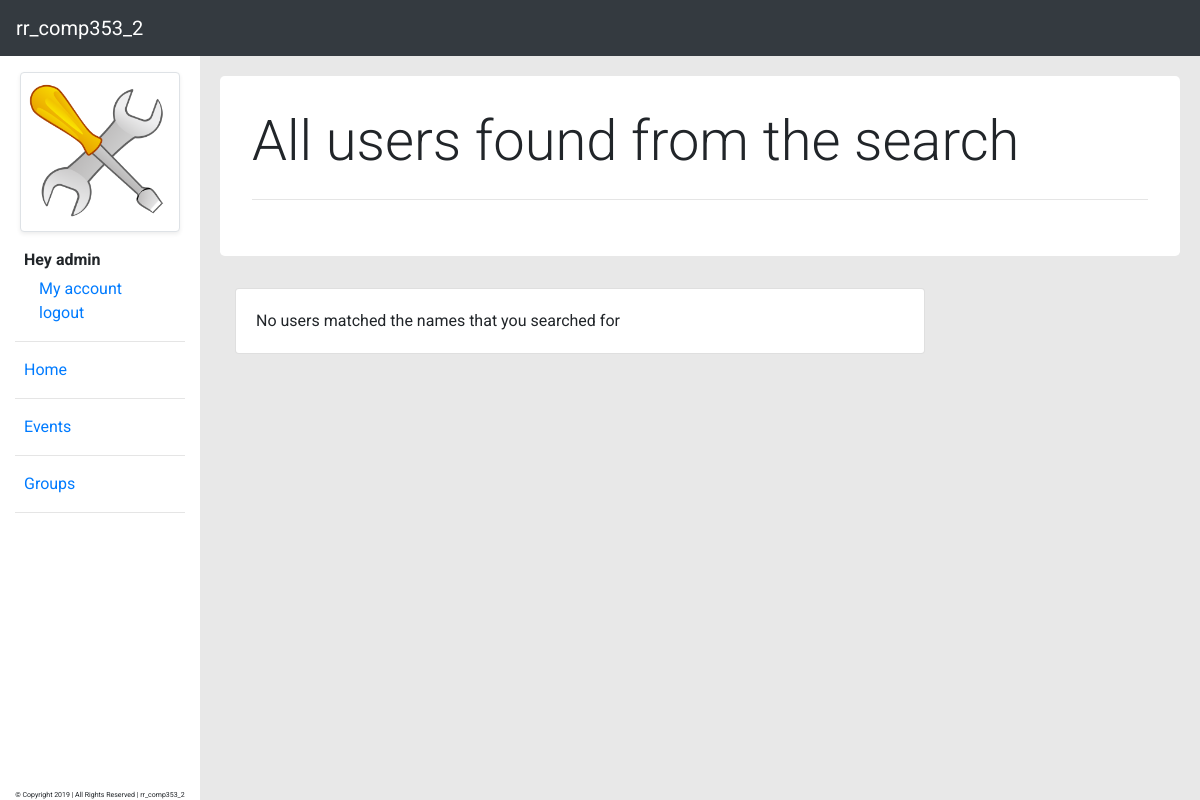
/src/pages/listOfUser-page.php (signed in), run on an earlier commit of the app's database.
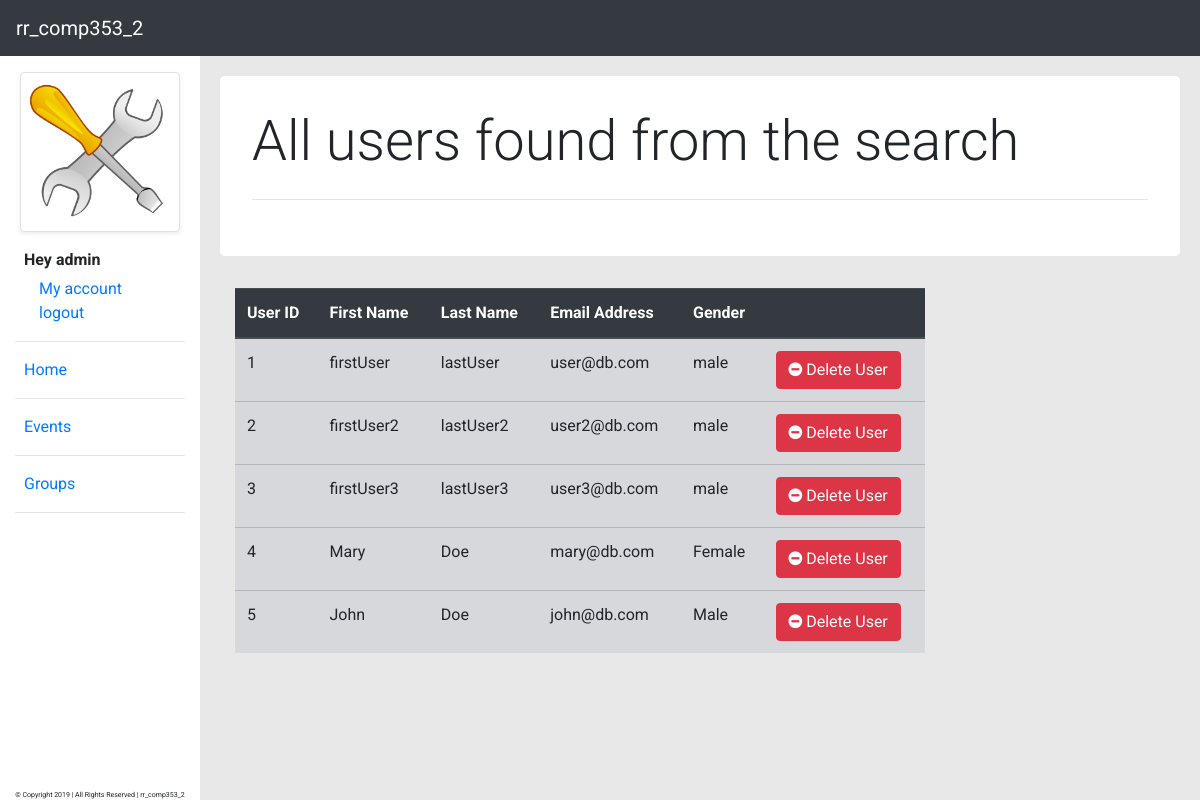
And on a later commit of the database.
### tables this page shows
CREATE TABLE user (
    userID int(11) NOT NULL AUTO_INCREMENT,
    emailAddress varchar(255) NOT NULL,
    username varchar(50) NOT NULL,
    firstName varchar(50) NOT NULL,
    lastName varchar(50) NOT NULL,
    gender varchar(15) NOT NULL,
    dob DATE NOT NULL,
    profilePicture varchar(255) NOT NULL,
    password varchar(255) NOT NULL,
    CONSTRAINT PK_User PRIMARY KEY (userID)
);

### src/libs/user.php (called while the page is built, shortened)
<?php
    class User {
        private $db_connection = null;
        function __construct($dbCon, $user_email) {
            $this->db_connection = $dbCon;
            $query = mysqli_query($this->db_connection, "SELECT * FROM user where emailAddress='$user_email'");
        }
        function getAllCorrespondingUsers($keywords) {
            if(sizeof($keywords) == 1) {
                $words = $keywords[0];
                if(strlen($words) == 0) {
                    $query = mysqli_query($this->db_connection, "SELECT *
                                                                 FROM user");
                } else {
                    $query = mysqli_query($this->db_connection, "SELECT *
                                                                 FROM user
                                                                 WHERE firstName like '%$words%' OR lastName like '%$words%'");
                }
            }
            $users_num_rows = mysqli_num_rows($query);
            if($users_num_rows) {
                return mysqli_fetch_all($query, MYSQLI_ASSOC);
            }
            else {
                return [];
            }
        }
    }
?>

### src/pages/listOfUser-page.php (the view, shortened to what this page needs)
<?php
    require $_SERVER['DOCUMENT_ROOT'] . '/comp353/src/shared/navbar.php';
    include $_SERVER['DOCUMENT_ROOT'] . '/comp353/src/libs/user.php';
    $user = new User($databaseConnection, $user_email);
    $words = "";
    $keywords = explode(" ", $words);
    $allCorrespondingUsers = $user->getAllCorrespondingUsers($keywords);
    $count_all_corresponding_users = count($allCorrespondingUsers);
  ?>
<div class="main-body">
  <?php
    $placeholderTitle = "All users found from the search";
    include $_SERVER['DOCUMENT_ROOT'] . '/comp353/src/components/banner-component.php';
  ?>
  <div class="row-nomargin">
    <div class="col-lg-9">
        <?php if($count_all_corresponding_users == 0): ?>
        <div class="card">
            <div class="card-body">
                No users matched the names that you searched for
            </div>
        </div>
        <?php else : ?>
        <div class="table-responsive pendingTable">
            <table class="table">
                <thead class="thead-dark">
                    <tr>
                        <th scope="col">User ID</th>
                        <th scope="col">First Name</th>
                        <th scope="col">Last Name</th>
                        <th scope="col">Email Address</th>
                        <th scope="col">Gender</th>
                        <th scope="col"></th>
                    </tr>
                </thead>
                <tbody>
                    <form action="listOfUser-page.php" method="post">
                        <?php
                            foreach($allCorrespondingUsers as $row):
                        ?>
                        <tr class="table-secondary">
                            <td><?php echo $row['userID']; ?></td>
                            <td><?php echo $row['firstName']; ?></td>
                            <td><?php echo $row['lastName']; ?></td>
                            <td><?php echo $row['emailAddress']; ?></td>
                            <td><?php echo $row['gender']; ?></td>
                            <td>
                                <button type="submit" name="deleteUser" class="btn btn-danger"
                                    value="<?php echo $row['userID']; ?>">
                                    <i class="fa fa-minus-circle"></i> Delete User
                                </button>
                            </td>
                        </tr>
                        <?php endforeach; ?>
                    </form>
                </tbody>
            </table>
        </div>
        <?php endif; ?>
    </div>
    <div class="col-lg-3">
    </div>
  </div>
</div>
<?php
    require $_SERVER['DOCUMENT_ROOT'] . '/comp353/src/shared/jsScript.php';
  ?>

### src/shared/head.php (shortened to what this page needs)
<!DOCTYPE html>
<html lang="en">
<head>
  <link rel="stylesheet" href="https://stackpath.bootstrapcdn.com/bootstrap/4.3.1/css/bootstrap.min.css"
 />
  <link href="https://stackpath.bootstrapcdn.com/font-awesome/4.7.0/css/font-awesome.min.css" rel="stylesheet"
>
  <link href="/comp353/src/assets/css/common.css" type="text/css" rel="stylesheet" />
</head>

### src/shared/navbar.php (shortened to what this page needs)
<?php
    require $_SERVER['DOCUMENT_ROOT'] . '/comp353/src/shared/head.php';
    include_once($_SERVER['DOCUMENT_ROOT'] . '/comp353/src/libs/admin.php');
    $admin = new Admin($databaseConnection);
    if(!isset($_SESSION['email'])) {
      navigateTo("/comp353/index.php");
    } else {
      $user_email = $_SESSION['email'];
      $adminID = $admin->getAdminID($user_email);
      $isAdmin = false;
      if(!empty($adminID)) {
        $isAdmin = true;
      }
      if($isAdmin) {
        $query = mysqli_query($databaseConnection, "SELECT * FROM admin where emailAddress='$user_email'");
      }
      $user_data_row = mysqli_fetch_array($query);
    }
  ?>
<body>
  <nav class="navbar navbar-expand-lg sticky-top navbar-dark bg-dark">
    <a class="navbar-brand" href="/comp353/src/pages/homepage.php">rr_comp353_2</a>
  </nav>
  <div class="sideNavBar text-black">
    <div class="container">
      <div class="row my-3 justify-content-center">
        <img src="<?php echo $user_data_row['profilePicture']; ?>" alt="mock"
          class="img-fluid img-thumbnail profile-wrap shadow-sm">
      </div>
      <div class="row px-4">
        <span>
          <p class="profile-name">Hey <?php echo $user_data_row['username']; ?></p>
        </span>
      </div>
      <div class="row px-4 logout">
        <div class="col-md-12">
          <a href="/comp353/src/pages/account-page.php" class="stretched-link">My account</a>
        </div>
        <div class="col-md-12">
          <a href="/comp353/src/shared/logout.php">logout</a>
        </div>
      </div>
      <hr>
      <div class="row px-4" style="transform: rotate(0);">
        <a href="/comp353/src/pages/homepage.php" class="stretched-link">Home</a>
      </div>
      <hr>
      <div class="row px-4" style="transform: rotate(0);">
        <span>
          <a href="/comp353/src/pages/event-page.php" class="stretched-link">Events</a>
        </span>
      </div>
      <hr>
      <div class="row px-4" style="transform: rotate(0);">
        <span>
          <a href="/comp353/src/pages/group-page.php" class="stretched-link">Groups</a>
        </span>
      </div>
      <hr>
    </div>
    <div class="footer-wrapper d-flex justify-content-center">
      <p>© Copyright 2019 | All Rights Reserved | rr_comp353_2 </p>
    </div>
  </div>

### src/components/banner-component.php
<div class="jumbotron">
    <h1 class="display-4"><?php echo $placeholderTitle ?></h1>
    <hr class="my-4">
</div>

### src/shared/jsScript.php (shortened to what this page needs)
</body>
</html>

### src/assets/css/common.css (style rules this page uses)
* { font-family: "Roboto"; margin: 0; padding: 0; outline: none; }
.jumbotron { background-color: white; padding: 2rem 2rem; }
.row-nomargin { display: -ms-flexbox; display: flex; -ms-flex-wrap: wrap; flex-wrap: wrap; }
body { background-color: #e8e8e8; }
.sideNavBar { position: fixed; left: 0; width: 200px; height: 100vh; background-color: white; }
.profile-wrap { width: 80%; object-fit: contain; object-position: center; }
.profile-name { font-weight: bold; margin-bottom: 50px; }
.footer-wrapper { position: absolute; bottom: 5%; width: 100%; font-size: 7px; }
.logout { margin-top: -45px; }
.main-body { margin-left: 200px; padding: 20px; }

What changed in the data, as far as the page shows it:
added user: userID "1", firstName "firstUser", lastName "lastUser", emailAddress "user@db.com", gender "male"
added user: userID "2", firstName "firstUser2", lastName "lastUser2", emailAddress "user2@db.com", gender "male"
added user: userID "3", firstName "firstUser3", lastName "lastUser3", emailAddress "user3@db.com", gender "male"
added user: userID "4", firstName "Mary", lastName "Doe", emailAddress "mary@db.com", gender "Female"
added user: userID "5", firstName "John", lastName "Doe", emailAddress "john@db.com", gender "Male"
Also different on the page:
text no longer shown: "No users matched the names that you searched for"
text now shown: "User ID First Name Last Name Email Address Gender"
